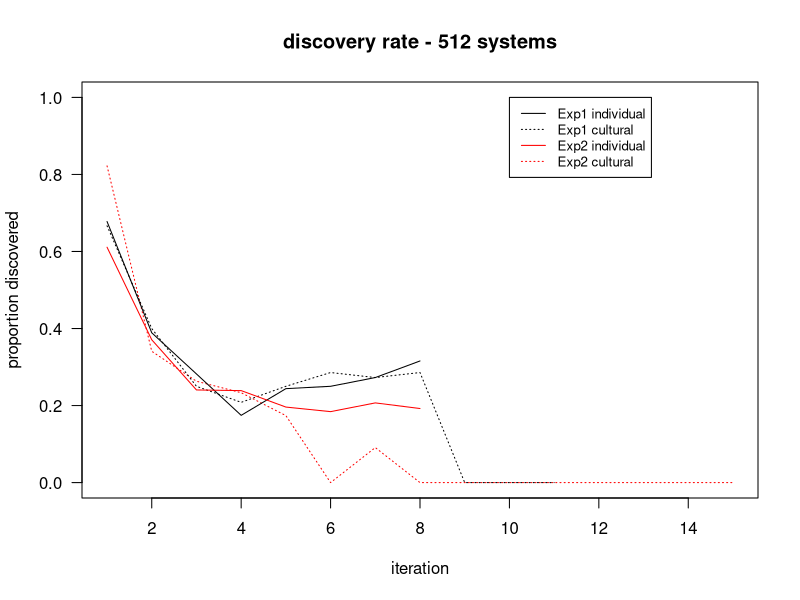
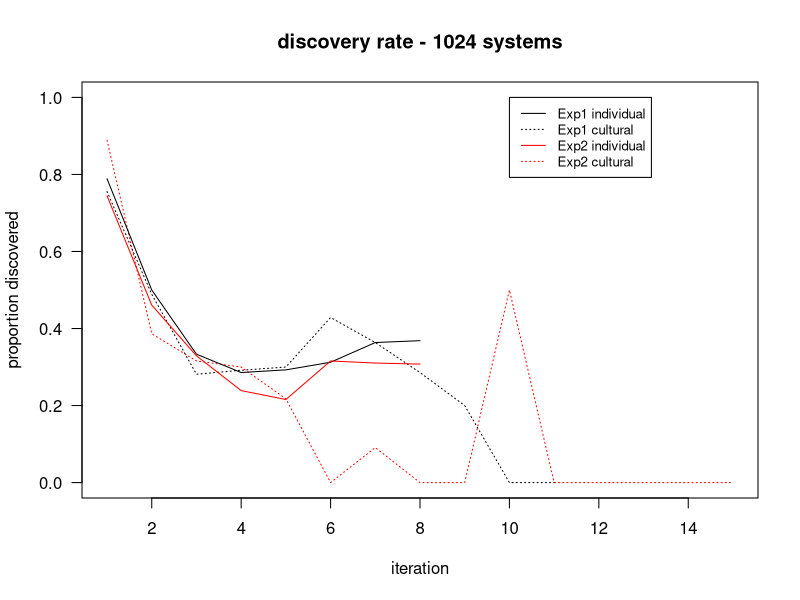
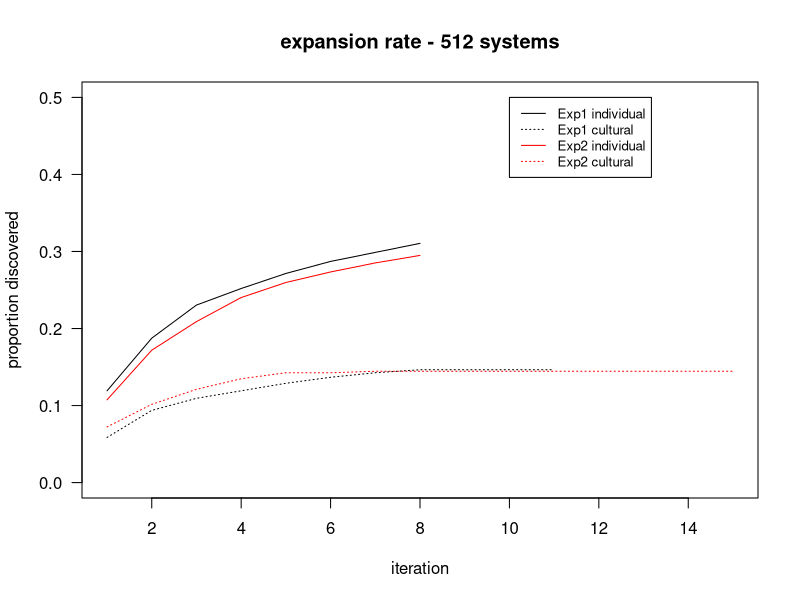
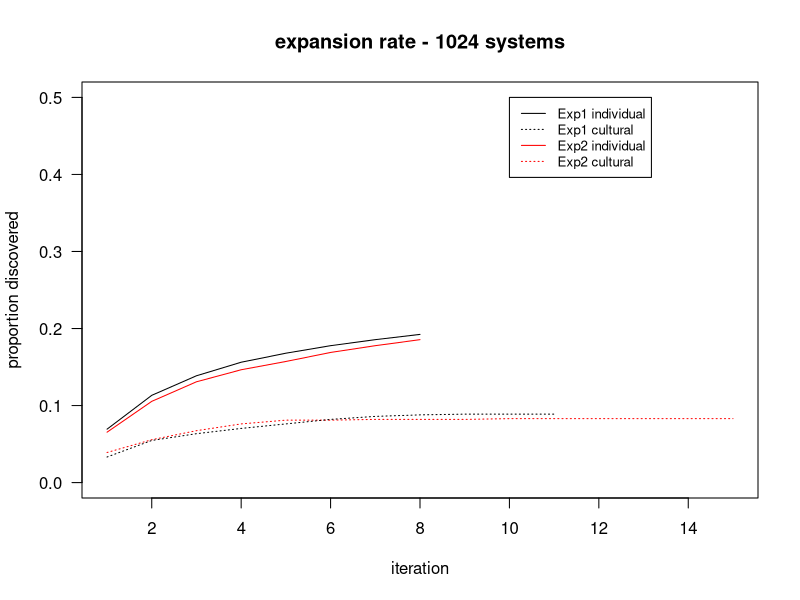
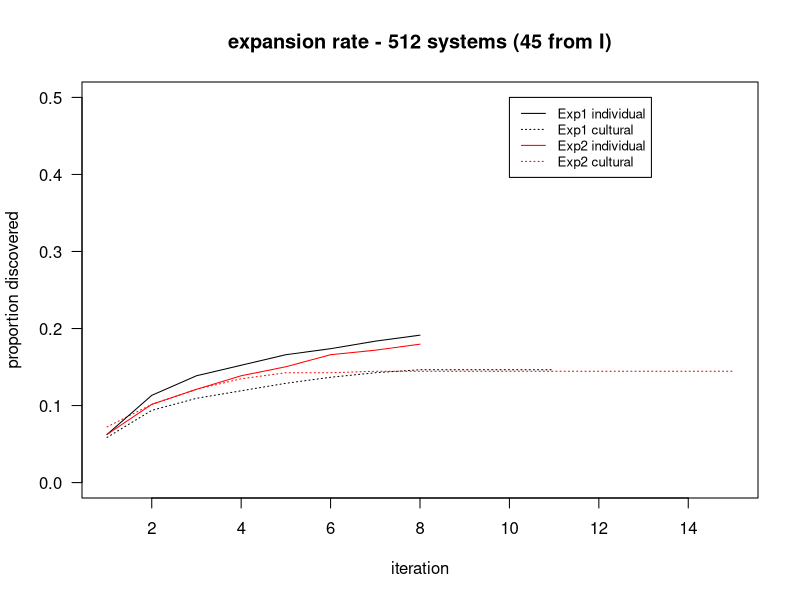
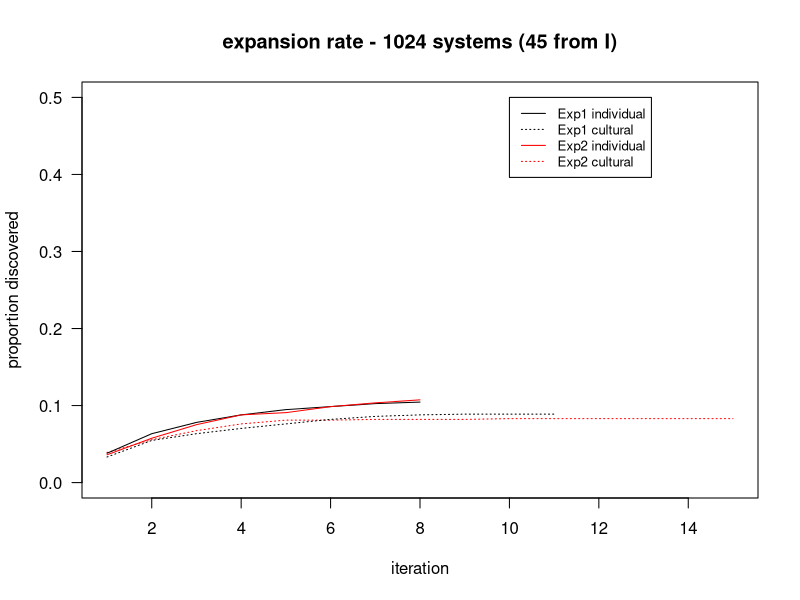

Write R code to recreate these figures, in order. (Note: this script raises an error after producing the figures.)
# read in the data from the two experiments
df1 <- read.csv("../../Data/experiment1_FINAL.csv", colClasses=c(system1024="character"))
df2 <- read.csv("../../Data/experiment2_FINAL.csv", colClasses=c(system1024="character"))

# subset by condition	
df1i <- subset(df1,condition=="I")
df1c <- subset(df1,condition=="C")
df2i <- subset(df2,condition=="I")
df2c <- subset(df2,condition=="C")

jf1 <- subset(df1,iteration < 8)
jf2 <- subset(df2,iteration < 8)
jf1i <- subset(jf1,condition=="I")
jf1c <- subset(jf1,condition=="C")
jf2i <- subset(jf2,condition=="I")
jf2c <- subset(jf2,condition=="C")

##########################################################################
# Discovery Rate
##########################################################################

# get the unique set of systems discovered in each condition
# and divide by the total number of tries (i.e. iterations) in that condition
# does one condition find more unique systems in fewer tries, or not?

# do not include the generation zero initial systems, 
# because these aren't systems that the participants produced or discovered themselves.  
# all systems in column "system512" and "system1024" is the output of each try.

# Experiment 1
length(unique(df1$system512))/nrow(df1)    # 188 / 642 = 0.293 - the probability that each try results in discovery of a new system
length(unique(df1i$system512))/nrow(df1i)  # 159 / 435 = 0.366
length(unique(df1c$system512))/nrow(df1c)  #  75 / 207 = 0.362

# Experiment 2
length(unique(df2$system512))/nrow(df2)    # 183 / 692 = 0.264 - interesting that the total % is lower
length(unique(df2i$system512))/nrow(df2i)  # 151 / 469 = 0.322 - means they had diff exploratory niches?
length(unique(df2c$system512))/nrow(df2c)  #  74 / 223 = 0.332

# there was no difference in the size of the space explored
# (but remember there was a difference in the diversity of N_bound types explored - in that violin plot)

# see way below for calculations of local and global discovery rates over time

####################################################
# Subset the systems discovered by only C, only I, and both C and I
####################################################

# Experiment 1

# what systems are in both C and I?
intersect(df1i$system512,df1c$system512)
length(unique(intersect(df1i$system512,df1c$system512)))  # 46 unique systems
# all 9 of the 1-boundary systems are in here

# what systems were only discovered in C (and not I)?  
# setdiff(a,b) returns what is in a and not in b
unique(setdiff(df1i$system512,df1c$system512))    # 113 systems in I that are not in C
unique(setdiff(df1c$system512,df1i$system512))    #  29 systems in C that are not in I
# visually, they look like a smattering of the same thing
# but do they differ by their number of boundaries?

get_n_boundaries <- function(systems) {
    require(stringr)
    boundaries01 <- str_count(systems, pattern = "01")
    boundaries10 <- str_count(systems, pattern = "10")
    return(boundaries01+boundaries10)
}

get_n_boundaries("0000011111")

both <- intersect(df1i$system512,df1c$system512)
I_only <- setdiff(df1i$system512,df1c$system512)
C_only <- setdiff(df1c$system512,df1i$system512)

# baseline number of 512 systems in each n boundaries bin: choose(n,k) where n = 9 (max bounds)
choose(9,seq(0,9))
" 0  1  2  3  4   5   6  7  8  9 = k
  1  9  36 84 126 126 84 36 9  1 = number of systems of each  k
"
# table of N boundaries in both C and I (the intersection)
table(get_n_boundaries(unique(both)))
" 1  2  3  4  5  6  7 
  9 17 11  5  1  1  2"  # all 9 of the 1-bound systems are in the intersection

# table of N boundaries for uniques in I only
table(get_n_boundaries(unique(I_only)))
" 2  3  4  5  6  7  8 
  6 29 36 28 10  3  1"

# table of N boundaries for uniques in C only
table(get_n_boundaries(unique(C_only)))
" 2  3  4  5  6  7  8 
  3 10  6  5  3  1  1 "

table(get_n_boundaries(unique(df1$system512)))
"  1  2  3  4  5  6  7  8 
   9 26 50 47 34 14  6  2 "

# the C condition is exploring proportionally more systems with N_bounds 2 & 3 than the I condition is.
# convert to proportion
table(get_n_boundaries(unique(C_only)))/29
"     2      3      4      5      6      7      8
  0.103  0.344  0.206  0.172  0.103  0.034  0.034 "

# and the I condition is exploring proportionally more systems with N_bounds 4 & 5
table(get_n_boundaries(unique(I_only)))/113
"     2      3      4      5      6      7      8
  0.053  0.256  0.318  0.247  0.088  0.026  0.008"

# this makes me think the cultural chains must be more homogenous to one another
# because they are exploring spaces that contain fewer unique category systems
# yet C and I still find the same number of category systems on average!


##########################
# rethink: should I be inlcuding the random initial systems in this or not?

# number of unique systems including the init set
length(unique(c(df1$system512,df1$system512_input)))   # 239
length(unique(c(df1i$system512,df1i$system512_input))) # 206
length(unique(c(df1c$system512,df1c$system512_input))) # 106

# each row is a try - the init systems weren't the product of a try
# I think don't include the initial sets as discoveries
# also this initial set doesn't differ between conditions - it's a random sample from the same set


##########################################################################
# Discovery rate over time
##########################################################################
# maybe ignore this section - the local and global calculations below are better

# gets the set of unique categories per iteration
itersets <- function(df_name,system_type) {
	sets <- c()  # the set of unique systems per iteration
	setsize <- 0 # the number of unique sysetms per iteration
	for (i in 1:max(df_name$iteration)) {
		if (system_type == 512) { u <- unique(subset(df_name,iteration==i)$system512) }
		if (system_type == 1024) { u <- unique(subset(df_name,iteration==i)$system1024) }
		sets <- c(sets,list(u))
	}
	setsize <- lengths(sets) # the number of unique sysetms per iteration
	return(sets)
}

# gets the total number of categories systems per iteration
itertries <- function(df_name,system_type) {
	tries <- c() # total number of tries per iteration
	for (i in 1:max(df_name$iteration)) {
		tries <- c(tries,nrow(subset(df_name,iteration==i)))
	}
	return(tries)
}

# example usage
sets <- itersets(df1i,512)
tries <- itertries(df1i,512)
setsize <- lengths(sets)
sets[[1]] # the set of category systems in iteration 1

# returns the set of systems discovered for the first time per iteration
cumulative_novel_counts <- function(itersets_result) {
	new_discoveries <- list(unique(itersets_result[[1]])) # call all of the sets in the first iteration new discoveries
	for (i in 2:length(itersets_result)) { # for each iteration, 2 to max
		all_previous <- unlist(itersets_result[1:(i-1)])
		current_set <- unlist(itersets_result[i])
		n <- setdiff(current_set,all_previous) # returns what is in current_set and not in all_previous
		new_discoveries <- c(new_discoveries,list(n))
	}
	return(new_discoveries)
}

# example usage
cumulative_novel_counts(sets)

# the percentage of new systems discovered, out of the total discovery attempts in that iteration
cumulative_discovery_rate <- function(df_name,system_type) {
	new_discoveries <- cumulative_novel_counts(itersets(df_name,system_type))
	tries <- itertries(df_name,system_type)
	return(lengths(new_discoveries)/tries)
}

# plot percentage of tries that yielded a novel discovery per iteration
rate_plot <- function(e1i,e1c,e2i,e2c,title,ymax) {
	time <- seq(1,15)
	plot(time,e2c,las=1,ylim=c(0,ymax),type="l",lty="dotted",col="red",ylab="proportion discovered",xlab="iteration",main=title)
	lines(e1i,type="l")
	lines(e1c,type="l",lty="dotted")
	lines(e2i,type="l",col="red")
	legend(10, ymax, cex=0.8, legend=c("Exp1 individual", "Exp1 cultural","Exp2 individual", "Exp2 cultural"), 
		   col=c("black", "black","red", "red"), 
		   lty=c("solid","dotted","solid","dotted"))
}

################################################
# Discovery rate per iteration - 512 system
################################################

# Experiment 1
e1i_512 <- cumulative_discovery_rate(df1i,512)
e1c_512 <- cumulative_discovery_rate(df1c,512)

# Experiment 2
e2i_512 <- cumulative_discovery_rate(df2i,512)
e2c_512 <- cumulative_discovery_rate(df2c,512)

rate_plot(e1i_512,e1c_512,e2i_512,e2c_512,"discovery rate - 512 systems",1)

################################################
# Discovery rate per iteration - 1024 system
################################################

# Experiment 1
e1i_1024 <- cumulative_discovery_rate(df1i,1024)
e1c_1024 <- cumulative_discovery_rate(df1c,1024)

# Experiment 2
e2i_1024 <- cumulative_discovery_rate(df2i,1024)
e2c_1024 <- cumulative_discovery_rate(df2c,1024)

rate_plot(e1i_1024,e1c_1024,e2i_1024,e2c_1024,"discovery rate - 1024 systems",1)

################################################
# Take home message from this section:
# Discovery rate starts off high and slows down each iteration as more space is explored.
# After seeing these plots I realized they aren't very communicative
# instead let's plot the proportion of space explored cumulatively over time


##########################################################################
# Cumulative proportion of the space discovered over time
##########################################################################

# Out of the 512 total systems, how many have been discovered by iteration x?
# This is cumulative, ex: iteration 5 contains all uniques discovered in iteration 1-5

sets <- itersets(df1i,512)     # uniques within each iteration
cumulative_novel_counts(sets)  # uniques

lengths(cumulative_novel_counts(itersets(df1i,512)))

space_discovery <- function(df_name,system_type) {
	x <- lengths(cumulative_novel_counts(itersets(df_name,system_type)))
	discovered <- c()  # cumulative discoveries by each iteration
	for (i in 1:length(x)) {
		discovered <- c(discovered,sum(x[1:i]))
	}
	return(discovered/system_type)
}

# example usage
space_discovery(df1i,512)

################################################
# Expansion rate - 512 system
################################################

a <- space_discovery(df1i,512)
b <- space_discovery(df1c,512)
c <- space_discovery(df2i,512)
d <- space_discovery(df2c,512)

rate_plot(a,b,c,d,"expansion rate - 512 systems",0.5)

################################################
# Expansion rate - 1024 system
################################################

a <- space_discovery(df1i,1024)
b <- space_discovery(df1c,1024)
c <- space_discovery(df2i,1024)
d <- space_discovery(df2c,1024)

rate_plot(a,b,c,d,"expansion rate - 1024 systems",0.5)


################################################
# Expansion rate - 512 system (45 chains from I)
################################################

# of course the I condition discovers more systems because we give it 2x more tries.
# now randomly sample 45 chains from the I condition and re-do the plot above

sampleI45 <- function(df) { # feed it df1 or df2
	I_trajectories <- unique(subset(df,condition=="I")$trajectory)  # get all 90 chains in I
	I_trajectories_sample <- sample(I_trajectories,45) # randomly choose 45 of them
	dfI45 <- df[df$trajectory %in% I_trajectories_sample,]  # 214 or so entries
	return(dfI45)
}

a <- space_discovery(sampleI45(df1),512)
b <- space_discovery(df1c,512)
c <- space_discovery(sampleI45(df2),512)
d <- space_discovery(df2c,512)

rate_plot(a,b,c,d,"expansion rate - 512 systems (45 from I)",0.5)

# important note:
# each chain has a variable number of tries (iterations) in it
# so matching chain number doesn't actually match the number of tries
# compare:
nrow(sampleI45(df1))
nrow(df1c)

# k but I is still hitting a higher proportion of novel ones,
# even when it's total tries is lower than the tries in C (always 207 above)
# (run the above code over and over to see this)

# I need to get confidence intervals for these lines.
# It kinda looks like I is exploring a larger portion of the space over time
# But again - C and I both find 1 system per 3 tries in the aggregate.
# What's up with that?

################################################
# Expansion rate - 1024 system (45 chains from I)
################################################

a <- space_discovery(sampleI45(df1),1024)
b <- space_discovery(df1c,1024)
c <- space_discovery(sampleI45(df2),1024)
d <- space_discovery(df2c,1024)

rate_plot(a,b,c,d,"expansion rate - 1024 systems (45 from I)",0.5)


##########################################################################
# Sanity check for the 1024 systems
##########################################################################

# I've been looking at the 512 systems (i.e. saying that 0000000000 and 1111111111 are the same system type)
# But let's make sure we get the same discovery rates for the 1024 systems.
# (the difference between 512 things to discover in 642 tries vs 1024 things to discover in 642 tries)

head(df1$system1024) # double check these read in correctly as strings

# Experiment 1
length(unique(df1$system1024))/nrow(df1)    # 237 / 642 = 0.369
                                            # 188 / 642 = 0.293 <- for system512
length(unique(df1i$system1024))/nrow(df1i)  # 197 / 435 = 0.453
                                            # 159 / 435 = 0.366 <- for system512
length(unique(df1c$system1024))/nrow(df1c)  #  91 / 207 = 0.440
                                            #  75 / 207 = 0.362 <- for system512

# I thought these rates should be the same because we're just doubling the discoverable systems
# but the rates are higher for the 1024 systems - because...?
# It'd hafta be something like if this process discovered 0000000000 it's more likely to discover 1111111111
# so there's some kind of contingency between the mirror image sets,
# which is probably due to the more thorough exploration of low N_bounds
# or means they really are exploring types and the labels don't matter.


##########################################################################
# Double check for the just 8
##########################################################################

df1_just8 <- subset(df1,iteration < 9)
df2_just8 <- subset(df2,iteration < 9)

df1i_just8 <- subset(df1_just8,condition=="I")
df1c_just8 <- subset(df1_just8,condition=="C")
df2i_just8 <- subset(df2_just8,condition=="I")
df2c_just8 <- subset(df2_just8,condition=="C")

# 1024 system
length(unique(df1_just8$system1024))/nrow(df1_just8)    # 237 / 633 = 0.374
length(unique(df1i_just8$system1024))/nrow(df1i_just8)  # 197 / 435 = 0.453   same
length(unique(df1c_just8$system1024))/nrow(df1c_just8)  #  90 / 198 = 0.455

# numbers in C and I got more similar to one another when you restructed analysis to the first 8 iterations

# 512 system
length(unique(df1_just8$system512))/nrow(df1_just8)     # 188 / 633 = 0.297
length(unique(df1i_just8$system512))/nrow(df1i_just8)   # 159 / 435 = 0.366   same
length(unique(df1c_just8$system512))/nrow(df1c_just8)   #  75 / 198 = 0.379

# compare above to 512 system original
length(unique(df1$system512))/nrow(df1)                 # 188 / 642 = 0.293
length(unique(df1i$system512))/nrow(df1i)               # 159 / 435 = 0.366
length(unique(df1c$system512))/nrow(df1c)               #  75 / 207 = 0.362

# numbers in C and I got less similar - C shot up higher


##########################################################################
# Local and Global Discoveries
##########################################################################

# Ok this is a better treatment of the discovery process
# Go through each system and ask: 
# is this the first discovery of this system locally in the chain?
# is this the first discovery of this system globally among all chains?

local_global_maker <- function(df,system_type) {  # system_type = 512 or 1024
	local_discovery <- c()  # is this system new to the chain? (not in previous iterations in this chain)
	global_discovery <- c() # is this system new to the world? (not in previous iterations in all chains)
	
	# loop through each system (row) in the dataframe
	for (i in 1:nrow(df)) {
	#for (i in 1:10) {
		current_system <- df[i,system_type]     # grab the current system
		current_trajectory <- df[i,]$trajectory # look up the trajectory ID of the current system (chain is for C only)
		current_iteration <- df[i,]$iteration   # look up what iteration it is
		
		# get all systems from the previous iterations in that chain
		temp <- subset(df,trajectory==current_trajectory)
		previous_local <- subset(temp,iteration<current_iteration)[[system_type]] # can be empty
		
		# check if current system already exists in the previous systems (setdiff(a,b) returns what is in a and not in b)
		n <- length(setdiff(current_system,previous_local))  # returns 0 if current_system is not new, 1 if it is
		local_discovery <- c(local_discovery,n) # add boolean value to the new column we're creating
		
		# check if the current system already exists in previous systems of ALL the chains in the respective condition
		current_condition <- df[i,]$condition
		temp <- subset(df,condition==current_condition)
		previous_global <- subset(temp,iteration<current_iteration)[[system_type]]
		n <- length(setdiff(current_system,previous_global))
		global_discovery <- c(global_discovery,n)
		
	}
	return(list(local_discovery,global_discovery))
}

# btw, here's how to access a dataframe column using a variable in place of the column name (por fin!):
system_type <- "system1024"
df1[[system_type]]

# add columns for both systems to df1
local_discovery_512 <- local_global_maker(df1,"system512")[[1]]
global_discovery_512 <- local_global_maker(df1,"system512")[[2]]
local_discovery_1024 <- local_global_maker(df1,"system1024")[[1]]
global_discovery_1024 <- local_global_maker(df1,"system1024")[[2]]
df1 <- cbind(df1,local_discovery_512,global_discovery_512,local_discovery_1024,global_discovery_1024)

head(df1)

################################################
# sanity checks

# all iteration = 1 should have discovery = 1
subset(df1,iteration==1)$local_discovery_512
subset(df1,iteration==1)$global_discovery_512
subset(df1,iteration==1)$local_discovery_1024
subset(df1,iteration==1)$global_discovery_1024

################################################
# for starters, just look at the data

df1i <- subset(df1,condition=="I")  # 435 rows
df1c <- subset(df1,condition=="C")  # 207 rows

df1i$local_discovery_1024 
df1c$local_discovery_1024

################################################

il <- df1i$local_discovery_1024 
cl <- df1c$local_discovery_1024
ig <- df1i$global_discovery_1024 
cg <- df1c$global_discovery_1024

# Is the proportion of local discoveries similar between conditions? Yes
sum(il)/length(il)  # 0.737931   local discoveries per try, I
sum(cl)/length(cl)  # 0.7536232                             C    

# Is the proportion of global discoveries similar between conditions? Yes
sum(ig)/length(ig)  # 0.5103448 global discoveries per try, I
sum(cg)/length(cg)  # 0.5120773                             C

# and it's easier to make a local discovery than a global one - which makes sense.

# the probability that any try will be a local discovery is ~ 0.75 and a global discovery is ~ 0.5

# double check that 512 is approx identical
il <- df1i$local_discovery_512 
cl <- df1c$local_discovery_512
ig <- df1i$global_discovery_512 
cg <- df1c$global_discovery_512

sum(il)/length(il)  # 0.737931   local discoveries per try, I - identical to 1024
sum(cl)/length(cl)  # 0.7536232                             C - identical to 1024   
sum(ig)/length(ig)  # 0.4482759 global discoveries per try, I
sum(cg)/length(cg)  # 0.4541063

# this makes sense:
# the local scores don't change because people don't reverse the label mapping in one chain
table(df1i$local_discovery_1024,df1i$local_discovery_512) # see, no mismatch in local scores at all
# but the global scores are lower because they do discover sister systems (ex: 0000000000 and 1111111111 are sister systems)
table(df1i$global_discovery_1024,df1i$global_discovery_512) # 27 of the 512 "olds" are new according to 1024
sum(df1i$global_discovery_1024) # 222 new 1024 systems = 195 + 27



##########################################################################
# do lmer - stick to the 1024

# is there a significant effect of condition on discovery rate or not?

#############
### LOCAL ###
#############
full <- glmer(local_discovery_1024 ~ condition * iteration + (1|trajectory), data=df1, family=binomial)
m1 <- glmer(local_discovery_1024 ~ iteration + (1|trajectory), data=df1, family=binomial)
m2 <- glmer(local_discovery_1024 ~ condition + (1|trajectory), data=df1, family=binomial)
anova(full,m1)  # full is not better, so lose condition
anova(full,m2)  # full is sig better, so keep iteration
best <- m1

# what I think the relationship is: as iteration goes up, fewer systems are discovered
summary(m1)
"            Estimate Std. Error z value Pr(>|z|)    
(Intercept)  3.17780    0.37819   8.403  < 2e-16 ***
iteration   -0.59201    0.09882  -5.991 2.09e-09 ***"
# with each iteration, global discovery rate goes down

# check one thing...
m0 <- glmer(local_discovery_1024 ~ condition + iteration + (1|trajectory), data=df1, family=binomial)
anova(full,m0) # well crap, marginally significant interaction... but condition doesn't matter on its own

# k well what's the effect of condition then
summary(m0)
"            Estimate Std. Error z value Pr(>|z|)    
(Intercept)  3.21300    0.41980   7.654 1.95e-14 ***
conditionI  -0.06149    0.30722  -0.200    0.841    
iteration   -0.59002    0.09919  -5.948 2.71e-09 ***"
# condition I yields fewer local discoveries - this means they must re-discover systems from earlier iterations

# prob just go with this:
summary(full)
"                     Estimate Std. Error z value Pr(>|z|)    
(Intercept)            2.7145     0.4617   5.879 4.12e-09 ***
conditionI             0.7780     0.5273   1.476   0.1400    
iteration             -0.4587     0.1111  -4.129 3.64e-05 ***
conditionI:iteration  -0.2226     0.1138  -1.955   0.0506 ."

##############
### GLOBAL ###
##############
full <- glmer(global_discovery_1024 ~ condition * iteration + (1|trajectory), data=df1, family=binomial)

summary(full)  # only iteration is significant
"                      Estimate Std. Error z value Pr(>|z|)    
(Intercept)           2.590798   0.477630   5.424 5.82e-08 ***
conditionI           -0.006004   0.546239  -0.011    0.991    
iteration            -0.845478   0.131147  -6.447 1.14e-10 ***
conditionI:iteration  0.007596   0.138264   0.055    0.956 "
# with each iteration, global discovery rate goes down

##########################################################################
# do stats on the just8

# LOCAL
full <- glmer(local_discovery_1024 ~ condition * iteration + (1|trajectory), data=jf1, family=binomial)
m1 <- glmer(local_discovery_1024 ~ iteration + (1|trajectory), data=jf1, family=binomial)
m2 <- glmer(local_discovery_1024 ~ iteration + (1|trajectory), data=jf1, family=binomial)
m3 <- glmer(local_discovery_1024 ~ condition + (1|trajectory), data=jf1, family=binomial)
anova(full,m1) # full is not better
anova(full,m2) # lose condition
anova(full,m3) # keep iteration

# GLOBAL
full <- glmer(global_discovery_1024 ~ condition * iteration + (1|trajectory), data=jf1, family=binomial)
m1 <- glmer(global_discovery_1024 ~ iteration + (1|trajectory), data=jf1, family=binomial)
m2 <- glmer(global_discovery_1024 ~ iteration + (1|trajectory), data=jf1, family=binomial)
m3 <- glmer(global_discovery_1024 ~ condition + (1|trajectory), data=jf1, family=binomial)
anova(full,m1) # full is not better
anova(full,m2) # lose condition
anova(full,m3) # keep iteration


##########################################################################
# make new dataframe for plotting - stick to the 1024 systems

# plot the number of discoveries that each chain makes by the length of the chain

df <- df1

# columns:
trajectory <- c()
tries <- c()  # this is the number of iterations in the trajectory
local_discoveries <- c()
global_discoveries <- c()
condition <- c()

set_of_trajectory_IDs <- unique(df$trajectory)
length(set_of_trajectory_IDs) # 135 trajectories (45+90=135)

for (i in set_of_trajectory_IDs) {   # for each trajectory in the data
	sub <- subset(df,trajectory==i)
	trajectory <- c(trajectory,i)
	condition <- c(condition,as.character(sub[1,]$condition))
	tries <- c(tries,max(sub$iteration))
	local_discoveries <- c(local_discoveries,sum(sub$local_discovery_1024))
	global_discoveries <- c(global_discoveries,sum(sub$global_discovery_1024))
}

df_discovery <- data.frame(trajectory,condition,tries,local_discoveries,global_discoveries)

############################
# look at result

table(df_discovery$local_discoveries,df_discovery$tries)  # discoveries on left, tries on top
"   2  3  4  5  6  7  8  9 10 11
1  25  0  0  0  0  0  0  0  0  0     all chains of length 2 made 1 discovery (25 chains)
2   0 23  4  1  1  0  0  0  0  0
3   0  0 22  2  0  1  0  0  0  0
4   0  0  0 12  4  2  1  0  0  0
5   0  0  0  0  8  1  1  0  0  0
6   0  0  0  0  0  3  5  1  0  0
7   0  0  0  0  0  0  7  0  0  0
8   0  0  0  0  0  0  7  1  2  0
10  0  0  0  0  0  0  0  0  0  1"





############################
# PLOT

require("tidyverse")

# scatter plot of LOCAL discoveries
df_discovery %>% 
	ggplot(mapping = aes(x=tries,y=local_discoveries)) +
	geom_point(aes(color = factor(condition)), alpha=0.5, position = position_jitter(width=0.2, height=0.2)) +
	scale_color_manual(values = c("red", "blue")) +
	scale_x_continuous(breaks = round(seq(2, 11, by = 1),1)) +
	scale_y_continuous(breaks = round(seq(1, 10, by = 1),1)) +
	labs(title = "Number of systems discovered by chains of different lengths",
		 y = "total local discoveries",
		 x = "length of chain")

# C condition - each try yields a new local discovery
# I condition - some tries yield previous systems

# scatter plot of GLOBAL discoveries
df_discovery %>% 
	ggplot(mapping = aes(x=tries,y=global_discoveries)) +
	geom_point(aes(color = factor(condition)), alpha=0.5, position = position_jitter(width=0.2, height=0.2)) +
	scale_color_manual(values = c("red", "blue")) +
	scale_x_continuous(breaks = round(seq(2, 11, by = 1),1)) +
	scale_y_continuous(breaks = round(seq(1, 10, by = 1),1)) +
	labs(title = "Number of systems discovered by chains of different lengths",
		 y = "total global discoveries",
		 x = "length of chain")

# This result is more interesting and looks nonlinear
# I condition makes a lot of global discoveries on iteration 8
# I chains seem more likely to make a global discovery on every try than C chains are.
# Reminder: globalness is computed relative to all other systems in the SAME condition only.

# K so yeah I think the I condition is making more global discoveries because they are conducting a more diverse search.

# These plots aren't that great either - 
# I want to visualize diversity within and between chains, in each codition.
# Are the C chains more homogenous than the I chains are?
# It's hard to entertain these types of differences while knowing that C and I have the same aggregate discovery rates.

# Other note:
# It's strange there's such a crisp diagonal line (i.e. upper bound) that's consistently one less discovery that the number of tries.
# Oh yeah that's because of our convergence criteria - all chains end on the duplication and therefore not a new discovery
# sanity check those 25 chains with tries=2 - these are the chains that converged on the 2nd iteration.
subset(df_discovery,tries==2)
# one example:
subset(df1,trajectory==38)
# Also that's why chains of iteration 8 are the only chains that show 8 discoveries
# because some of those chains ended without converging due to our automatic cutoff at iteration 8.




# ex of how to include a regression line w/ggplot2 (currently one line for both conditions)
df_discovery %>% 
	ggplot(mapping = aes(x=tries,y=global_discoveries)) +
	geom_point(aes(color = factor(condition)), alpha=0.5, position = position_jitter(width=0.2, height=0.2)) +
	scale_color_manual(values = c("red", "blue")) +
	scale_x_continuous(breaks = round(seq(2, 11, by = 1),1)) +
	scale_y_continuous(breaks = round(seq(1, 10, by = 1),1)) +
	labs(title = "Number of systems discovered by chains of different lengths",
		 y = "total discoveries",
		 x = "length of chain") +
	stat_summary(fun.data=mean_cl_normal) + 
	geom_smooth(method='lm', formula= y~x)

summary(lm(global_discoveries ~ tries * condition)) # there's no effect of condition, only tries



##########################################################################
# Number of unique category systems from 45 sampled chains in I
##########################################################################
# replicate Andy's code from "data_playing.R"
# and get a 95% confidence interval around the observed discovery rates
# do this for the 1024 system types
 
N <- 100000
ncats <- rep(NA,N)   # total unique category systems found by that sample of 45 chains
ntries <- rep(NA,N)  # put the total number of generations in all sampled chains here (= total tries)
nt <- unique(df1i$trajectory)
for (i in 1:N) {
	samples <- sample(nt,length(unique(df1c$trajectory)),replace=FALSE)  # sample 45 chains from condition I
	ncats[i] <- length(unique(df1i$system1024[df1i$trajectory %in% samples]))
	ntries[i] <- length(df1i$system1024[df1i$trajectory %in% samples])
}

# compare mean(ncats) to the unique systems discovered by the 45 chains in condition C
mean(ncats) # about 113-114
sd(ncats)   # about 9-11
length(unique(df1c$system1024)) # 91 uniques

# compare mean(ntries) to the total number of tries in C
mean(ntries)  # about 216-218
nrow(df1c)    # 207 tries

# do the extra tries in I account for the higher mean number of unique systems found?
# 10 more tries get you 4.5 more systems (using the I rate of 0.4528736)
# but I is showing 113-91 = 22 more systems discovered, so 10 tries falls short.

# coz otherwise the discovery rates are pretty similar:
length(unique(df1$system1024))/nrow(df1)    # 237 / 642 = 0.3691589
length(unique(df1i$system1024))/nrow(df1i)  # 197 / 435 = 0.4528736   I discovery rate for system1024
length(unique(df1c$system1024))/nrow(df1c)  #  91 / 207 = 0.4396135   C discovery rate for system1024

# 217 tries * 0.4528736 discovery rate = 98 discoveries expected - strange that the samples are higher at 113-114 discoveries

# t-test
ncatT <- t.test(ncats, mu=length(unique(dfc$system1024)))
# lower bound on confidence interval
round(ncatT$conf.int[[1]],2)

############################
# 95% confidence intervals by sorting MCMC results (run for N = 10,000)
min(ncats)  # 70
max(ncats)  # 154

# return the value at the lower or upper bound of the 95% confidence interval
bound95 <- function(my_list,type) {
	sorted <- sort(my_list)
	if (type == "lower") { result <- sorted[ceiling(length(my_list)*.025)+1] }
	if (type == "upper") { result <- sorted[floor(length(my_list)*.925)] }
	return(result)
}

bound95(ncats,"lower")  # 94  - these stay the same with N = 100,000 runs
bound95(ncats,"upper")  # 129

# C found 91 of the 1024 systems and that's out of the confidence intervals
length(unique(df1c$system1024))

# get 95% CI on the rates also
rates <- ncats/ntries
bound95(rates,"lower")  # 0.4527363
bound95(rates,"upper")  # 0.5765766

# ok finally this is the answer I need to convince myself that the rates in C and I are not "the same"
# the observed I rate is not in the middle of the 45 subsamples - it's on the low end!
# that's why I keep getting weirded out by I finding more systems when subsampling the 45
# but this is also weird because I've never run MCMC confidence intervals where the observed mean wasn't smack in the middle of the distribution of samples!

hist(rates)
abline(v=0.4528736,col="red")

############################
# same deal for 512 systems: condition I seems to be finding more of them
N <- 10000
ncats <- rep(NA,N)   # total unique category systems found by that sample of 45 chains
ntries <- rep(NA,N)  # put the total number of generations in all sampled chains here (= total tries)
nt <- unique(df1i$trajectory)
for (i in 1:N) {
	samples <- sample(nt,length(unique(df1c$trajectory)),replace=FALSE)  # sample 45 chains from condition I
	ncats[i] <- length(unique(df1i$system512[df1i$trajectory %in% samples]))
	ntries[i] <- length(df1i$system512[df1i$trajectory %in% samples])
}

# I still finding ~20 more systems than C is
mean(ncats) # about 95-96
sd(ncats)   # about 9-11
length(unique(df1c$system512)) # 75 uniques

bound95(ncats,"lower")  # 77
bound95(ncats,"upper")  # 109

# C found 75 of the 512 systems and that's out of the confidence intervals
length(unique(df1c$system512))

############################
# alright so based on this, now I'm thinking that the I condition actually is exploring more unique systems...
